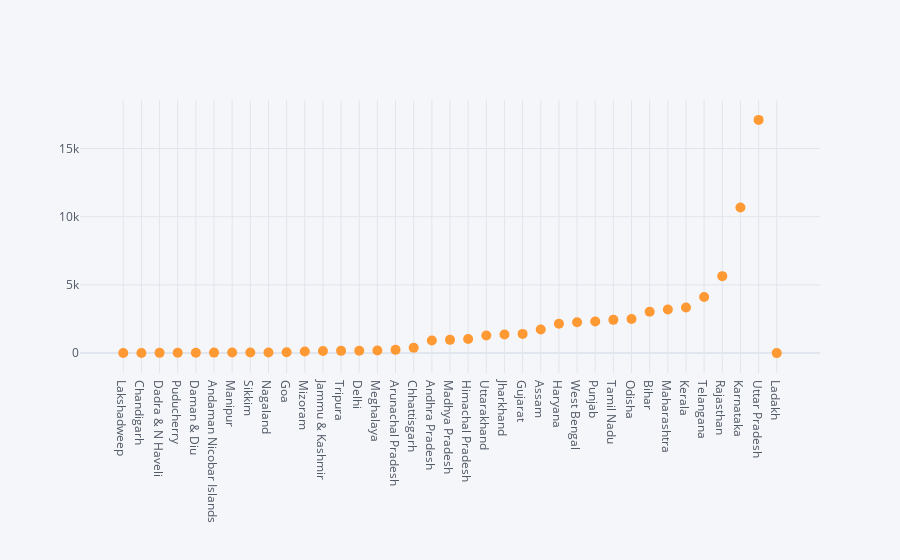

Here is the notebook cell this chart was saved with:
### Code cell
df.iplot(kind='scatter',x='States',y='Total',mode='markers',size=10)

### Figure 1 — Plotly figure (JSON) as saved in the notebook; plotly's stock layout.template omitted (floating-point values rounded to 4 significant figures)
{"data": [{"line": {"color": "rgba(255, 153, 51, 1.0)", "dash": "solid", "shape": "linear", "width": 1.3}, "marker": {"size": 10, "symbol": "circle"}, "mode": "markers", "name": "Total", "text": "", "type": "scatter", "x": ["Lakshadweep", "Chandigarh", "Dadra & N Haveli", "Puducherry", "Daman & Diu", "Andaman Nicobar Islands", "Manipur", "Sikkim", "Nagaland", "Goa", "Mizoram", "Jammu & Kashmir", "Tripura", "Delhi", "Meghalaya", "Arunachal Pradesh", "Chhattisgarh", "Andhra Pradesh", "Madhya Pradesh", "Himachal Pradesh", "Uttarakhand", "Jharkhand", "Gujarat", "Assam", "Haryana", "West Bengal", "Punjab", "Tamil Nadu", "Odisha", "Bihar", "Maharashtra", "Kerala", "Telangana", "Rajasthan", "Karnataka", "Uttar Pradesh", "Ladakh"], "y": [13, 13, 18, 20, 26, 36, 38, 41, 49, 65, 113, 157, 164, 176, 185, 238, 396, 928, 971, 1036, 1289, 1364, 1408, 1729, 2148, 2263, 2320, 2439, 2501, 3034, 3203, 3342, 4110, 5644, 10684, 17103, 0]}], "layout": {"legend": {"bgcolor": "#F5F6F9", "font": {"color": "#4D5663"}}, "paper_bgcolor": "#F5F6F9", "plot_bgcolor": "#F5F6F9", "title": {"font": {"color": "#4D5663"}}, "xaxis": {"gridcolor": "#E1E5ED", "showgrid": true, "tickfont": {"color": "#4D5663"}, "title": {"font": {"color": "#4D5663"}, "text": ""}, "zerolinecolor": "#E1E5ED"}, "yaxis": {"gridcolor": "#E1E5ED", "showgrid": true, "tickfont": {"color": "#4D5663"}, "title": {"font": {"color": "#4D5663"}, "text": ""}, "zerolinecolor": "#E1E5ED"}}}
